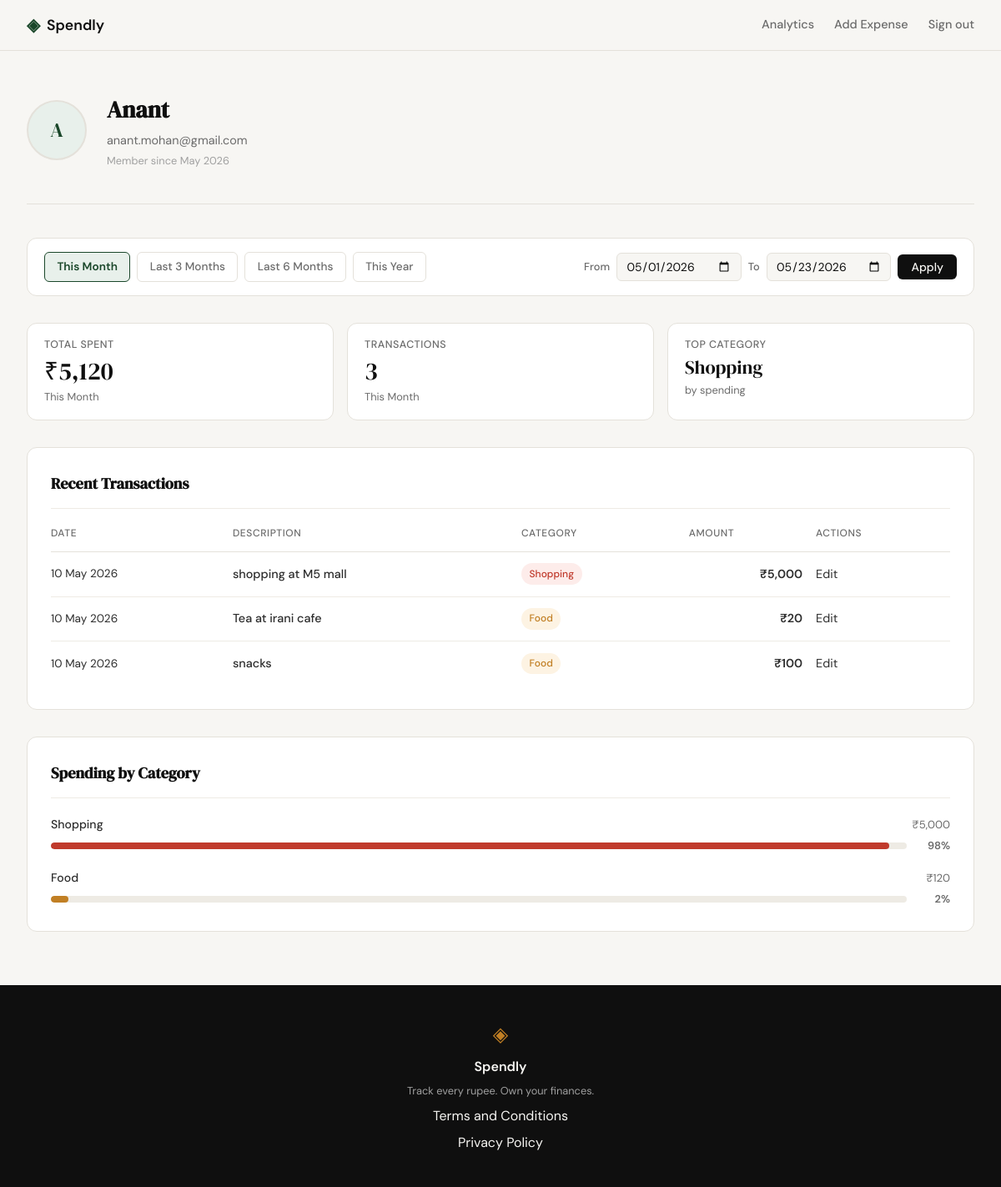
The page /profile?from=2026-05-01&to=2026-05-23 (signed in) on the database its author committed.
### tables this page shows
CREATE TABLE users (
            id            INTEGER   PRIMARY KEY AUTOINCREMENT,
            name          TEXT      NOT NULL,
            email         TEXT      UNIQUE NOT NULL,
            password_hash TEXT      NOT NULL,
            created_at    TIMESTAMP DEFAULT CURRENT_TIMESTAMP
        );

CREATE TABLE expenses (
            id         INTEGER   PRIMARY KEY AUTOINCREMENT,
            user_id    INTEGER   NOT NULL REFERENCES users(id) ON DELETE CASCADE,
            title      TEXT      NOT NULL,
            amount     REAL      NOT NULL,
            category   TEXT      NOT NULL CHECK(category IN (
                           'Food','Transport','Shopping','Bills',
                           'Entertainment','Health','Other')),
            date       TEXT      NOT NULL,
            note       TEXT,
            created_at TIMESTAMP DEFAULT CURRENT_TIMESTAMP
        );

### app.py (the view)
@app.route("/profile")
def profile():
    if not session.get("user_id"):
        return redirect(url_for("login"))
    today = date.today()
    presets = [
        {"label": "This Month",    "key": "this_month",    "from_date": today.replace(day=1).isoformat(),       "to_date": today.isoformat()},
        {"label": "Last 3 Months", "key": "last_3_months", "from_date": _months_ago(today, 3).isoformat(),      "to_date": today.isoformat()},
        {"label": "Last 6 Months", "key": "last_6_months", "from_date": _months_ago(today, 6).isoformat(),      "to_date": today.isoformat()},
        {"label": "This Year",     "key": "this_year",     "from_date": date(today.year, 1, 1).isoformat(),     "to_date": today.isoformat()},
    ]
    raw_from = request.args.get("from", "").strip()
    raw_to   = request.args.get("to",   "").strip()
    if raw_from and raw_to:
        try:
            datetime.strptime(raw_from, "%Y-%m-%d")
            datetime.strptime(raw_to,   "%Y-%m-%d")
        except ValueError:
            abort(400)
        from_date, to_date = raw_from, raw_to
    else:
        from_date = to_date = None
    active_preset = next(
        (p["key"] for p in presets if from_date == p["from_date"] and to_date == p["to_date"]),
        None,
    )
    if from_date and to_date:
        if active_preset:
            filter_label = next(p["label"] for p in presets if p["key"] == active_preset)
        else:
            d_from = datetime.strptime(from_date, "%Y-%m-%d")
            d_to   = datetime.strptime(to_date,   "%Y-%m-%d")
            filter_label = f"{d_from.strftime('%d %b')} – {d_to.strftime('%d %b %Y')}"
    else:
        filter_label = "all time"
    raw_user = get_user_by_id(session["user_id"])
    name_parts = raw_user["name"].split()
    initials = (name_parts[0][0] + (name_parts[-1][0] if len(name_parts) > 1 else "")).upper()
    member_since = datetime.strptime(
        raw_user["created_at"][:10], "%Y-%m-%d"
    ).strftime("%B %Y")
    user = {
        "name": raw_user["name"],
        "email": raw_user["email"],
        "initials": initials,
        "member_since": member_since,
    }
    raw_stats = get_expense_stats(session["user_id"], from_date=from_date, to_date=to_date)
    stats = {
        "total_spent": f"₹{raw_stats['total_spent']:,.0f}",
        "transaction_count": raw_stats["transaction_count"],
        "top_category": raw_stats["top_category"],
    }
    raw_txns = get_recent_expenses(session["user_id"], limit=10, from_date=from_date, to_date=to_date)
    transactions = [
        {
            "id": t["id"],
            "date": datetime.strptime(t["date"], "%Y-%m-%d").strftime("%d %b %Y"),
            "description": t["title"],
            "category": t["category"],
            "amount": f"₹{t['amount']:,.0f}",
        }
        for t in raw_txns
    ]
    categories = get_category_breakdown(session["user_id"], from_date=from_date, to_date=to_date)
    return render_template(
        "profile.html",
        user=user,
        stats=stats,
        transactions=transactions,
        categories=categories,
        presets=presets,
        filter_dates={"from_date": from_date or "", "to_date": to_date or "", "active_preset": active_preset},
        filter_label=filter_label,
    )

### app.py (called while the page is built)
def _months_ago(ref, n):
    total = ref.year * 12 + ref.month - 1 - n
    y, m = divmod(total, 12)
    m += 1
    d = min(ref.day, calendar.monthrange(y, m)[1])
    return date(y, m, d)

### database/db.py (called while the page is built)
def get_db():
    conn = sqlite3.connect(DB_PATH)
    conn.row_factory = sqlite3.Row
    conn.execute("PRAGMA foreign_keys = ON")
    return conn

def get_user_by_id(user_id):
    conn = get_db()
    row = conn.execute(
        "SELECT id, name, email, created_at FROM users WHERE id = ?", (user_id,)
    ).fetchone()
    conn.close()
    return row

def get_recent_expenses(user_id, limit=10, from_date=None, to_date=None):
    conn = get_db()
    sql = ("SELECT id, title, amount, category, date FROM expenses "
           "WHERE user_id = ?")
    params = [user_id]
    if from_date is not None and to_date is not None:
        sql += " AND date BETWEEN ? AND ?"
        params += [from_date, to_date]
    sql += " ORDER BY date DESC, id DESC LIMIT ?"
    params.append(limit)
    rows = conn.execute(sql, params).fetchall()
    conn.close()
    return rows

def get_category_breakdown(user_id, from_date=None, to_date=None):
    conn = get_db()
    sql = ("SELECT category, SUM(amount) AS total FROM expenses "
           "WHERE user_id = ?")
    params = [user_id]
    if from_date is not None and to_date is not None:
        sql += " AND date BETWEEN ? AND ?"
        params += [from_date, to_date]
    sql += " GROUP BY category ORDER BY total DESC"
    rows = conn.execute(sql, params).fetchall()
    conn.close()
    grand_total = sum(r["total"] for r in rows) or 1
    return [
        {
            "name": r["category"],
            "amount": f"₹{r['total']:,.0f}",
            "pct": round(r["total"] / grand_total * 100),
        }
        for r in rows
    ]

### templates/profile.html (shortened to what this page needs)
{% extends "base.html" %}
{% block head %}
<link rel="stylesheet" href="{{ url_for('static', filename='css/profile.css') }}">
{% endblock %}
{% block content %}
<div class="profile-page">
  <section class="profile-hero">
    <div class="profile-hero-inner">
      <div class="profile-avatar">{{ user.initials }}</div>
      <div class="profile-identity">
        <h1 class="profile-name">{{ user.name }}</h1>
        <p class="profile-email">{{ user.email }}</p>
        <p class="profile-since">Member since {{ user.member_since }}</p>
      </div>
    </div>
  </section>
  <section class="filter-bar">
    <div class="filter-presets">
      {% for p in presets %}
      <a class="filter-preset {% if filter_dates.active_preset == p.key %}filter-preset--active{% endif %}"
         href="{{ url_for('profile') }}?from={{ p.from_date }}&to={{ p.to_date }}">
        {{ p.label }}
      </a>
      {% endfor %}
    </div>
    <form class="filter-form" method="GET" action="{{ url_for('profile') }}">
      <div class="filter-inputs">
        <label class="filter-label-text" for="filter-from">From</label>
        <input class="form-input filter-date-input" type="date" id="filter-from"
               name="from" value="{{ filter_dates.from_date }}">
        <label class="filter-label-text" for="filter-to">To</label>
        <input class="form-input filter-date-input" type="date" id="filter-to"
               name="to" value="{{ filter_dates.to_date }}">
        <button type="submit" class="btn-primary filter-apply-btn">Apply</button>
      </div>
    </form>
  </section>
  <div class="profile-body">
    <section class="profile-stats">
      <div class="stat-card">
        <span class="stat-label">Total Spent</span>
        <span class="stat-value">{{ stats.total_spent }}</span>
        <span class="stat-sub">{{ filter_label }}</span>
      </div>
      <div class="stat-card">
        <span class="stat-label">Transactions</span>
        <span class="stat-value">{{ stats.transaction_count }}</span>
        <span class="stat-sub">{{ filter_label }}</span>
      </div>
      <div class="stat-card">
        <span class="stat-label">Top Category</span>
        <span class="stat-value stat-value--sm">{{ stats.top_category }}</span>
        <span class="stat-sub">by spending</span>
      </div>
    </section>
    <section class="profile-section">
      <h2 class="profile-section-title">Recent Transactions</h2>
      <div class="profile-table-wrap">
        <table class="profile-table">
          <thead>
            <tr>
              <th>Date</th>
              <th>Description</th>
              <th>Category</th>
              <th class="col-right">Amount</th>
              <th>Actions</th>
            </tr>
          </thead>
          <tbody>
            {% for tx in transactions %}
            <tr>
              <td class="tx-date">{{ tx.date }}</td>
              <td class="tx-desc">{{ tx.description }}</td>
              <td>
                <span class="tx-badge tx-badge--{{ tx.category | lower | replace(' ', '-') }}">
                  {{ tx.category }}
                </span>
              </td>
              <td class="tx-amount">{{ tx.amount }}</td>
              <td class="tx-actions">
                <a href="{{ url_for('edit_expense', id=tx.id) }}" class="tx-edit-link">Edit</a>
              </td>
            </tr>
            {% endfor %}
          </tbody>
        </table>
      </div>
    </section>
    <section class="profile-section">
      <h2 class="profile-section-title">Spending by Category</h2>
      <div class="profile-categories">
        {% for cat in categories %}
        <div class="cat-row">
          <div class="cat-meta">
            <span class="cat-name">{{ cat.name }}</span>
            <span class="cat-amount">{{ cat.amount }}</span>
          </div>
          <div class="cat-bar-wrap">
            <div class="cat-bar-track">
              <div class="cat-bar-fill cat-bar--{{ cat.name | lower | replace(' ', '-') }}"
                   style="--fill: {{ cat.pct }}%"></div>
            </div>
            <span class="cat-pct">{{ cat.pct }}%</span>
          </div>
        </div>
        {% endfor %}
      </div>
    </section>
  </div>
</div>
{% endblock %}

### static/css/style.css (style rules this page uses)
:root { --ink: #0f0f0f; --ink-soft: #2d2d2d; --ink-muted: #6b6b6b; --ink-faint: #a0a0a0; --paper: #f7f6f3; --paper-warm: #f0ede6; --paper-card: #ffffff; --accent: #1a472a; --accent-light: #e8f0eb; --accent-2: #c17f24; --accent-2-light: #fdf3e3; --danger: #c0392b; --danger-light: #fdecea; --border: #e4e1da; --border-soft: #eeebe4; --font-display: 'DM Serif Display', Georgia, serif; --font-body: 'DM Sans', system-ui, sans-serif; --max-width: 1200px; --auth-width: 440px; --radius-sm: 6px; --radius-md: 12px; --radius-lg: 20px; }
*, *::before, *::after { box-sizing: border-box; margin: 0; padding: 0; }
html { font-size: 16px; scroll-behavior: smooth; }
body { background: var(--paper); color: var(--ink); font-family: var(--font-body); font-size: 1rem; line-height: 1.6; -webkit-font-smoothing: antialiased; }
a { color: inherit; text-decoration: none; }
.btn-primary { display: inline-block; background: var(--ink); color: var(--paper); padding: 0.65rem 1.5rem; border-radius: var(--radius-sm); font-family: var(--font-body); font-size: 0.9rem; font-weight: 500; cursor: pointer; border: none; transition: background 0.2s; text-decoration: none; }
.form-input { width: 100%; padding: 0.6rem 0.875rem; border: 1px solid var(--border); border-radius: var(--radius-sm); font-family: var(--font-body); font-size: 0.95rem; color: var(--ink); background: var(--paper); outline: none; transition: border-color 0.2s; }
.form-input::placeholder { color: var(--ink-faint); }

### rows shown on the page
users: name "Anant", email "anant.mohan@gmail.com"
expenses: date "10 May 2026", description "shopping at M5 mall", category "Shopping", amount "₹5,000"
expenses: date "10 May 2026", description "Tea at irani cafe", category "Food", amount "₹20"
expenses: date "10 May 2026", description "snacks", category "Food", amount "₹100"

### other values the page prints
{{ user.initials }} "A"
{{ user.member_since }} "May 2026"
{{ p.label }} "This Month" "Last 3 Months" "Last 6 Months" "This Year"
{{ stats.total_spent }} "₹5,120"
{{ filter_label }} "This Month"
{{ stats.transaction_count }} "3"
{{ stats.top_category }} "Shopping"
{{ cat.name }} "Shopping" "Food"
{{ cat.amount }} "₹5,000" "₹120"
{{ cat.pct }} "98" "2"
